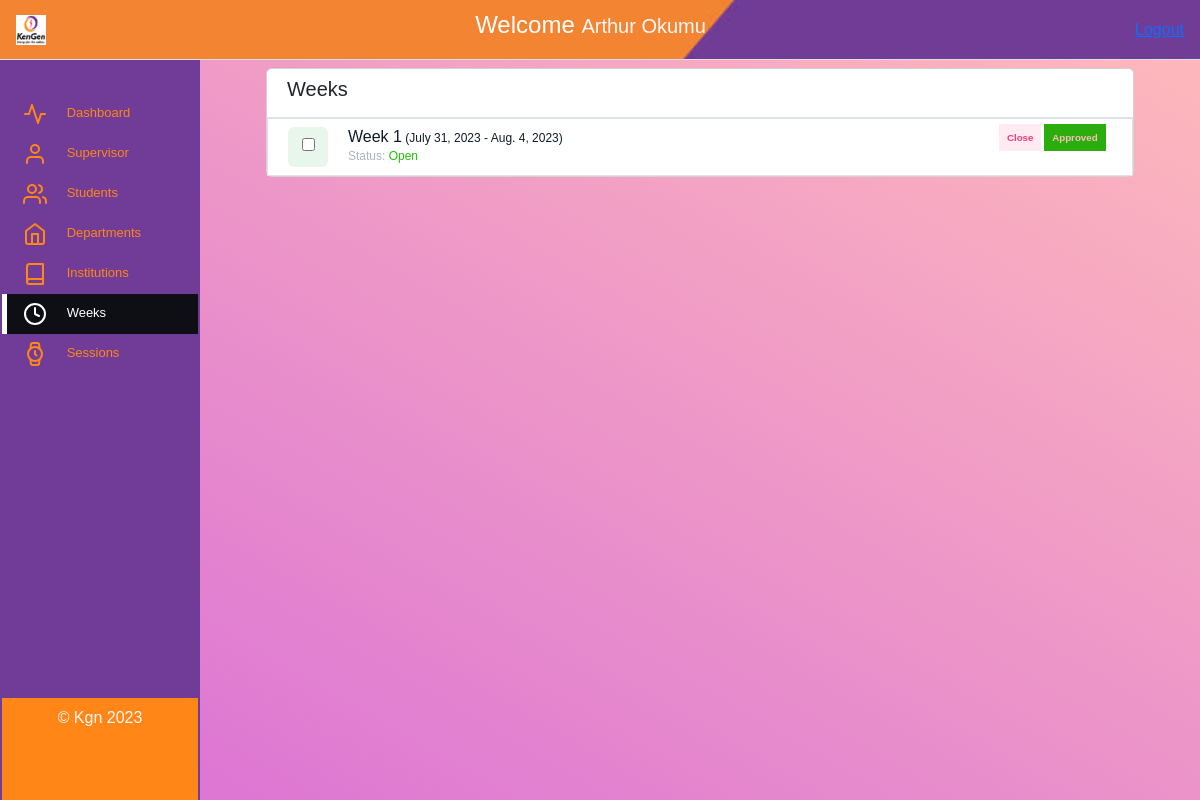
/adm?page=weeks (signed in), run on the app's committed database.
### Kengen/models.py (models this page shows, shortened)
class Week(models.Model):
    session=models.ForeignKey(AttSession, on_delete=models.CASCADE)
    weeknum=models.IntegerField()
    startdate=models.DateField()
    enddate=models.DateField()
    closed=models.CharField(max_length=10, choices=TRUEFALSE, default='False')
    class Meta:
        ordering=['weeknum','session']

### Kengen/administrator.py (the view, shortened to what this page needs)
# urls.py: path('adm', administrator.dashboard, name="dashboard"),
def dashboard(request):
    if request.user.is_authenticated:
        user=User.objects.get(id=request.user.id)
        if user.groups.filter(name="Admin").exists():
            try:
                page=request.GET['page']
            except:
                page='dashboard'
            departments=Department.objects.all()
            if page == 'students':
                try:
                    try:
                        sessionid=request.GET['sid']
                        students=Student.objects.filter(session=AttSession(id=sessionid)).annotate(approved_count=Count('logs', filter=models.Q(logs__approved='True')))
                    except:
                        pass
                    try:
                        print("Pass test before, weekid")
                        wid=request.GET['wkid']
                        thisweek=Week.objects.get(id=wid)
                        print("Pass test after, weekid")
                        approvedlg=Logs.objects.filter(approved='True', week=thisweek)
                        print("Pass test after, approvedlogs as ", approvedlg)
                        context={
                            'approved': approvedlg,
                            'thisweek':thisweek,
                            'page_id':page,
                            }
                        print("Pass test context as", context)
                        return render(request, 'admin/students1.html', context)
                    except:
                        pass
                except:
                    students=Student.objects.filter(session=AttSession.objects.get(active='True')).annotate(approved_count=Count('logs', filter=models.Q(logs__approved='True')))
                try:
                    lid=request.GET['id']
                    users=User.objects.get(id=lid)
                    std=Student.objects.get(student_details=users)
                    try:
                        logid=request.GET['logs']
                        logs=Logs.objects.get(id=logid)
                        context={
                                'logs':logs,
                                'page_id':page,
                                'users':users,
                            }
                        return render(request, 'admin/viewLogs.html', context)
                    except:
                        logs=Logs.objects.filter(student_details=std, approved='True')
                        logs_reject=Logs.objects.filter(student_details=std, approved='False')
                        try:
                            report=FinalReport.objects.get(person=users).document
                        except:
                            report=None
                        context={
                            'logs': logs,
                            'users':users,
                        'page_id':page,
                        'report':report,
                        'logs_reject':logs_reject,
                        }
                        return render(request, 'admin/list.html', context)
                except:
                    try:
                        students=Student.objects.filter(session=AttSession.objects.get(active='True')).annotate(approved_count=Count('logs', filter=models.Q(logs__approved='True')))
                    except:
                        students=None
                    institutions=Institution.objects.all()
                    context={
                        'students':students,
                        'departments':departments,
                        'page_id':page,
                        'institutions':institutions,
                    }
                    return render(request, 'admin/students.html', context)
            elif page == 'weeks':
                try:
                    close=request.GET['closed']
                    wid=request.GET['id']
                    if close == '0':
                        closed='False'
                    elif close == '1':
                        closed='True'
                    else:
                        closed=''
                    wk=Week.objects.get(id=wid)
                    wk.closed=closed
                    wk.save()
                    return redirect("/adm?page=%s" % page)
                except:
                    try:
                        weeks=Week.objects.filter(session=AttSession.objects.get(active='True'))
                    except:
                        weeks=None
                    context={
                            'weeks':weeks,
                            'page_id':page,
                        }
                    return render(request, 'admin/week.html', context)
        else:
            return redirect("/")
    else:
        return redirect("/login")

### templates/admin/week.html (shortened to what this page needs)
{%extends 'admin/adminbase.html'%}
{%load static%}
{%block body%}
<div class="container">
    <div class="row row-xs clearfix">
        <div class="col-12">
            <div class="card mg-b-20">
                <ul class="list-group list-group-flush tx-13">
                    <li class="list-group-item d-flex pd-sm-x-20"> <span class="h5">Weeks</span></li>
                    <form action="" method="post">
                        {%for week in weeks %}
                        <li class="list-group-item d-flex pd-sm-x-20">
                            <div class="d-none d-sm-block">
                                <span
                                    class="wd-40 ht-40 mg-r-10 d-flex align-items-center justify-content-center rounded card-icon-success">
                                    <div class="custom-control custom-radio">
                                        <input name="approve{{log.week.id}}" value="{{log.week.id}}" type="checkbox" class="custom-control-input"
                                            id="sessionid{{log.week.id}}" {%if week.closed == 'True'%} checked disabled{%endif%} >
                                    </div>
                                </span>
                            </div>
                            <div class="pd-sm-l-10">
                                <h6 class="tx-dark mg-b-0">Week {{week.weeknum}}<span class="tx-12"> ({{week.startdate}} -
                                        {{week.enddate}})</span>
                                </h6>
                                <span class="tx-12 mg-b-0 tx-gray-500">
                                    Status: {%if week.closed == 'False'%}<span class="tx-12 tx-success mg-b-0">Open</span>
                                    {%else%}
                                    <span class="tx-12 tx-danger mg-b-0">Closed</span>
                                    {%endif%}
                                </span>
                            </div>
                            <div class="mg-l-auto text-right">
                                <span class="badge badge-pill">
                                    {%if week.closed == 'True'%}
                                    <a class="text-white text-decoration-none p-2 btn-label-success" href="?page=weeks&id={{week.id}}&closed=0">Open</a>
                                    <a class="text-white text-decoration-none p-2 btn-label-success" href="?page=students&wkid={{week.id}}">Approved</a>
                                    {%else%}
                                    <a class="text-white text-decoration-none p-2 btn-label-danger" href="?page=weeks&id={{week.id}}&closed=1">Close</a>
                                    <a class="text-white text-decoration-none p-2 btn-label-success" href="?page=students&wkid={{week.id}}">Approved</a>
                                    {%endif%}
                                </span>
                            </div>
                        </li>
                        {%endfor%}
                    </form>
                </ul>
            </div>
        </div>
    </div>
</div>
{%endblock%}

### templates/admin/adminbase.html (shortened to what this page needs)
{%load static%}
<!DOCTYPE html>
<html lang="en">
<head>
    <link rel="stylesheet" href="https://cdn.jsdelivr.net/npm/bootstrap@5.3.0/dist/css/bootstrap.min.css">
    <link href="https://cdn.datatables.net/v/dt/jszip-2.5.0/dt-1.13.4/af-2.5.3/b-2.3.6/b-colvis-2.3.6/b-html5-2.3.6/b-print-2.3.6/datatables.min.css" rel="stylesheet"/>
    <link rel="stylesheet" href="{%static 'assets/css/admin.css' %}">
</head>
<body>
    <div class="admin-pannel">
        <div id="nav"
            class="nav px-3 mt-0 pt-0 border-bottom container-fluid d-flex align-items-center justify-content-between kgn-topnav-height text-white essy">
            <div class="nav-item nav-brand"><a href="/"><img src="{%static 'favicon.ico'%}" alt="logo" width="30px"
                        height="30px"></a></div>
            <div class="user_details">
                <h4>Welcome <span class="display-6 text-light text-center" style=" font-size: 20px;">{{user.first_name}}
                        {{user.last_name}}</span>
                </h4>
            </div>
            <div class="nav-item">
                <span> <a href="/logout"> Logout</a></span>
            </div>
        </div>
        <div class="container-fluid">
            <div class="row flex-nowrap">
                <div class="kgn-side-bar col-auto col-md-3 col-lg-2 d-flex flex-column justify-content-between kgn-nav">
                    <div class="py-2">
                        <ul class="nav nav-pills flex-column mt-4">
                            <li class="nav-item py-2 py-sm-0" id="dashboard">
                                <a href="/adm" class="nav-link">
                                    <i class="" data-feather="activity"></i> <span
                                        class="ms-3 d-none d-sm-inline">Dashboard</span>
                                </a>
                            </li>
                            <li class="nav-item py-2 py-sm-0" id="supervisor">
                                <a href="/adm?page=supervisor" class="nav-link">
                                    <i class="" data-feather="user"></i> <span
                                        class="ms-3 d-none d-sm-inline">Supervisor</span>
                                </a>
                            </li>
                            <li class="nav-item py-2 py-sm-0" id="students">
                                <a href="/adm?page=students" class="nav-link">
                                    <i class="" data-feather="users"></i> <span
                                        class="ms-3 d-none d-sm-inline">Students</span>
                                </a>
                            </li>
                            <li class="nav-item py-2 py-sm-0" id="departments">
                                <a href="/adm?page=departments" class="nav-link">
                                    <i class="" data-feather="home"></i> <span
                                        class="ms-3 d-none d-sm-inline">Departments</span>
                                </a>
                            </li>
                            <li class="nav-item py-2 py-sm-0" id="institutions">
                                <a href="/adm?page=institutions" class="nav-link">
                                    <i class="" data-feather="book"></i> <span
                                        class="ms-3 d-none d-sm-inline">Institutions</span>
                                </a>
                            </li>
                            <li class="nav-item py-2 py-sm-0" id="weeks">
                                <a href="/adm?page=weeks" class="nav-link">
                                    <i class="" data-feather="clock"></i> <span
                                        class="ms-3 d-none d-sm-inline">Weeks</span> </a>
                            </li>
                            <li class="nav-item py-2 py-sm-0" id="sessions">
                                <a href="/adm?page=sessions" class="nav-link">
                                    <i class="" data-feather="watch"></i> <span
                                        class="ms-3 d-none d-sm-inline">Sessions</span> </a>
                            </li>
                        </ul>
                    </div>
                    <div class="py-2 text-center text-light footer">
                        &copy; Kgn 2023
                    </div>
                </div>
                <div class="px-1 col-md-9 col-lg-9 kgn-tbl-container mx-auto pb-5 pt-2 table-responsive">
                    {%block body%}
                    {%endblock%}
                </div>
            </div>
        </div>
    </div>
</body>
</html>

### static/assets/css/admin.css (style rules this page uses)
:root { --white: #fbbf; --black: #DA70D6; --navcolor:#703C97; --blackdialog_background_color:rgba(255, 255, 255, 0.1); --lighthover:#FF8617; --lighthover2:#ffff; --lighthover3:#BA55D3 ; ; }
* { padding: 0; margin: 0; outline: none; }
body { background-color: var(--white); font-family: "IBM Plex Sans", sans-serif; background-image: linear-gradient(30deg, #da70d6, transparent); }
.nav-pills li, i { font-size: 13px; color: var(--lighthover); }
.nav-pills li { border-left: 5px solid transparent; }
.nav-pills li a { color: var(--lighthover); }
.kgn-nav { background-color: var(--navcolor); }
.essy { background-image: url(/static/slide.jpg) !important; background-size: cover; }
.kgn-topnav-height { height: 60px; }
.nav-pills .active { border-left: 5px solid var(--lighthover2); background-color: #0e0e15; }
.nav-pills .active a { color: var(--lighthover2); }
.kgn-side-bar { overflow: hidden; position: static; padding: 2px; height: 100vh; }
.kgn-side-bar .footer { height: 20vh; background-color:#FF8617; }
.kgn-tbl-container { overflow-x: hidden; overflow-y: scroll; max-height: 94vh; -ms-overflow-style: none; scrollbar-width: none; }
.admin-pannel { height: 100vh; overflow: hidden; }
.wd-40 { width: 40px }
.ht-40 { height: 40px }
.mg-r-10 { margin-right: 10px }
.pd-sm-l-10 { padding-left: 10px }
.tx-dark { color: #101c29 }
.mg-b-0 { margin-bottom: 0 }
.tx-12 { font-size: 12px }
.tx-gray-500 { color: #adb5bd }
.tx-13 { font-size: 13px }
.mg-b-20 { margin-bottom: 20px }
.pd-sm-x-20 { padding-left: 20px; padding-right: 20px }
.d-sm-block { display: block }
.mg-l-auto { margin-left: auto }
.tx-success { color: #23bf08 }
.card-icon-success { color: #28a745 !important; background: rgba(40, 167, 69, .10) !important }
.btn-label-success { background-color: #2bad0d !important; color: var(--white) !important; }
.btn-label-danger { background-color: rgba(253, 57, 122, .1); color: #fd397a !important }

### data on the page
Week: weeknum "1", startdate "July 31, 2023", enddate "Aug. 4, 2023", shows "Open"

### other printed values
{{ user.first_name }} "Arthur"
{{ user.last_name }} "Okumu"
